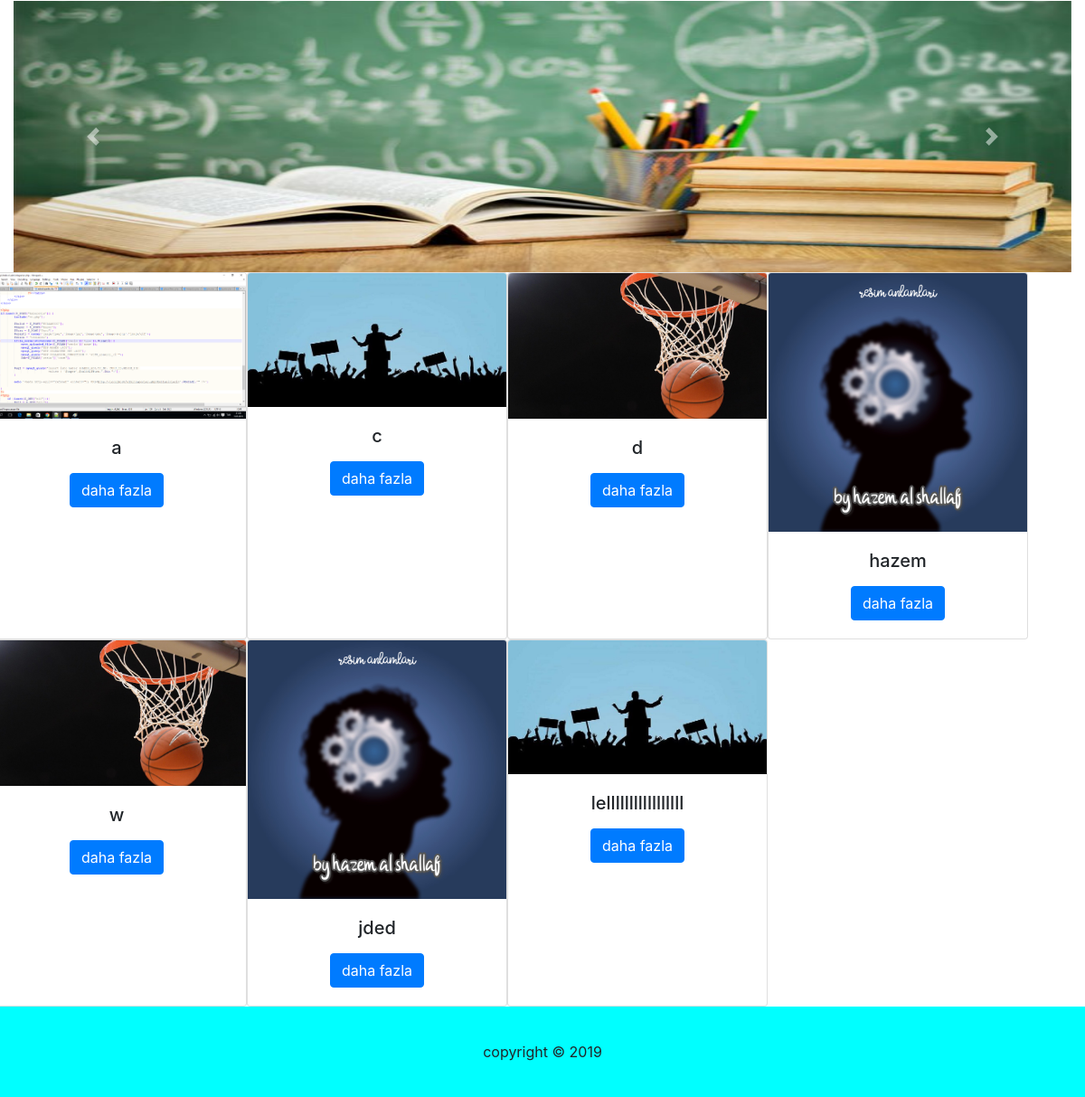
Screenshot of /kul.php with the database file from the repository.
### tables this page shows
CREATE TABLE `haber` (
  `HABER_ID` int(11) NOT NULL,
  `unvan` varchar(50) NOT NULL,
  `HABER_ADI` varchar(10000) NOT NULL,
  `TC_NO` int(11) DEFAULT NULL,
  `OGRENCI_NO` int(11) DEFAULT NULL,
  `TURU_ID` int(11) NOT NULL,
  `RESIM_ID` varchar(1024) DEFAULT NULL
);

### kulustMenu.php (called while the page is built, shortened)
<?php
$email = $_GET["email"];
	?>

### kul.php (the view, shortened to what this page needs)
<?php include("header.php"); ?>
<?php include("kulustMenu.php"); ?>
<?php include("slider.php"); ?>
<div align="center">
		<?php
	echo'<div class="row">';
	$sql = mysql_query("select
				 *
			from haber  ");
			while($dizi = mysql_fetch_array($sql))
				{
		echo '
		<div class="card" style="width: 18rem;">
  <img src="resimler/'.$dizi["RESIM_ID"].'" class="card-img-top" alt="Card image cap">
  <div class="card-body">
    <h5 class="card-title">'.$dizi["unvan"].'</h5>
	<input type="hidden"  name="haberid" value="'.$dizi["HABER_ID"].'">';
	$haberid = $dizi["HABER_ID"];
    echo '<p class="card-text"></p>
    <a href="kanahaber.php?email='.$email.'&haberid='.$haberid.'" class="btn btn-primary stretched-link">daha fazla</a>
  </div>
</div>';
		}echo '</div>';?>
		</div>
<?php include("footer.php"); ?>

### header.php (shortened to what this page needs)
<html>
<head>
<link rel="stylesheet" href="https://stackpath.bootstrapcdn.com/bootstrap/4.1.3/css/bootstrap.min.css">
<link rel="stylesheet" href="stil/stil.css">
</head>
<body>

### slider.php (shortened to what this page needs)
<div class="container-fluid" >
	<div class="row">
			<div class="col-12">
				<div id="carouselExampleInterval" class="carousel slide" data-ride="carousel">
				  <div class="carousel-inner">
					<div class="carousel-item active" data-interval="4000">
					  <img class="d-block w-100" height = "300px" src="/img/slider/1.jpg" alt="First slide">
					</div>
				  </div>
				  <a class="carousel-control-prev" href="#carouselExampleInterval" role="button" data-slide="prev">
					<span class="carousel-control-prev-icon" aria-hidden="true"></span>
				  </a>
				  <a class="carousel-control-next" href="#carouselExampleInterval" role="button" data-slide="next">
					<span class="carousel-control-next-icon" aria-hidden="true"></span>
				  </a>
				</div>
			</div>
	</div>
</div>

### footer.php
<footer class = "altbolum" style="background-color:aqua;">
	copyright © 2019
</footer>
</body>
</html>

### stil/stil.css (style rules this page uses)
body { margin: 0 auto ; }
.altbolum { background-color:red; line-height:100px ; text-align : center; }

### rows the page displays
haber: RESIM_ID (picture), unvan "a"
haber: RESIM_ID (picture), unvan "c"
haber: RESIM_ID (picture), unvan "d"
haber: RESIM_ID (picture), unvan "hazem"
haber: RESIM_ID (picture), unvan "w"
haber: RESIM_ID (picture), unvan "jded"
haber: RESIM_ID (picture), unvan "lelllllllllllllllll"
